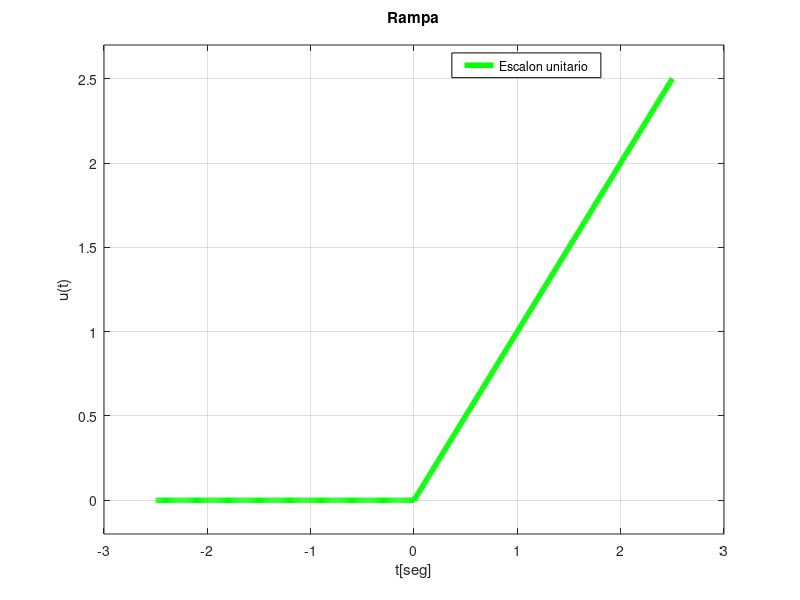

This chart was generated by the following MATLAB code:
clc
clear all
Fs=100;
t=[-2.5:1/Fs:2.5];
Lt=length(t);
for k=1:Lt;
    if t(k)<0;
        u(k)=0;
    else
        u(k)=1;
    end
end
r=t.*u;
t1=t;



figure1 = figure;

axes1 = axes('Parent',figure1,'YGrid','on','XGrid','on');
ylim(axes1,[-0.2 2.7]);
box(axes1,'on');
hold(axes1,'on');
plot(t1,r,'g','DisplayName','Escalon unitario','LineWidth',4);
xlabel('t[seg]');
ylabel('u(t)');
title({'Rampa',''});
legend1 = legend(axes1,'show');
set(legend1,...
    'Position',[0.564823717758594 0.870551656884501 0.186250004323324 0.0370370362091949],...
    'EdgeColor',[0 0 0]);